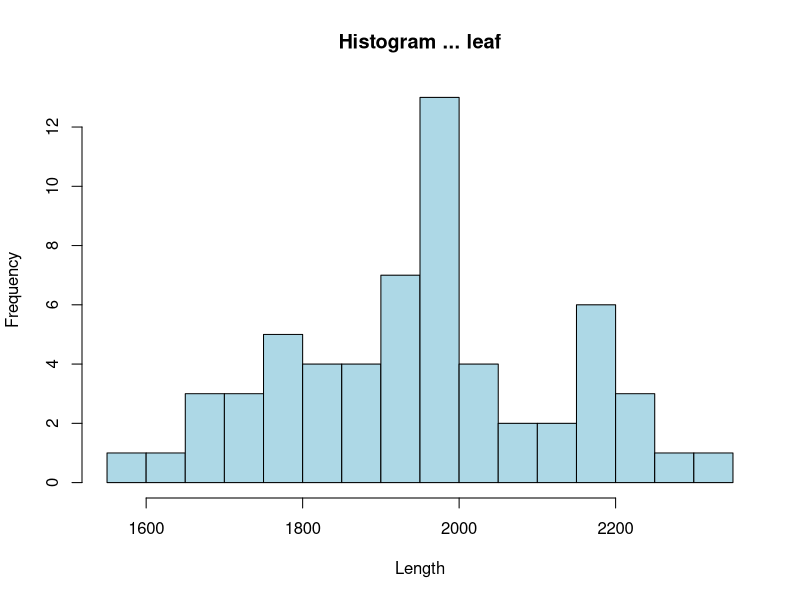
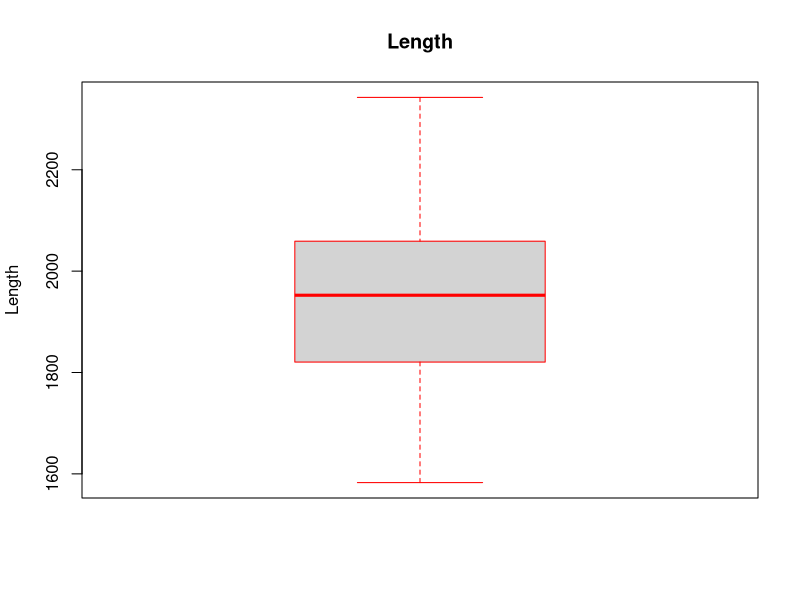
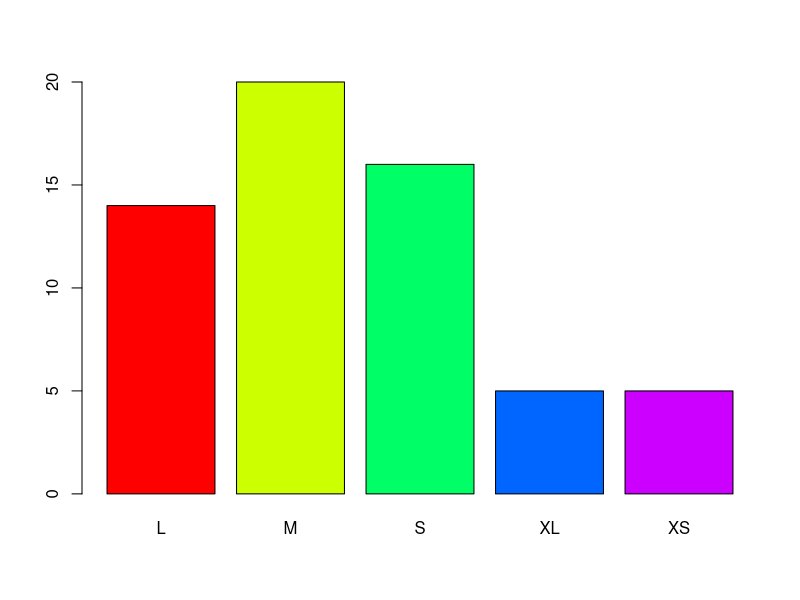
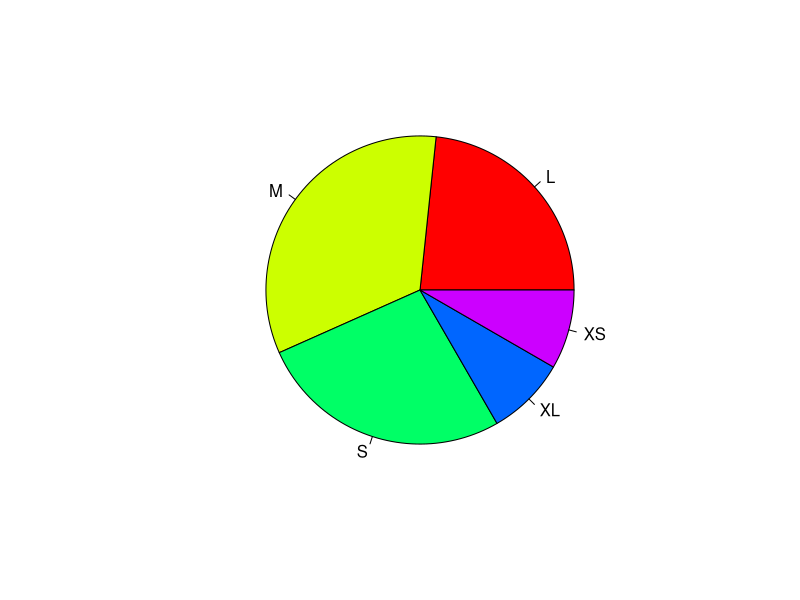

Here is the R script that generated these plots, in order:

# to get the working directory
getwd()

# to set the working directory
setwd('/Users/narcis/Narcis/Project/Courses_Conferences/Bioinformatics_NY/PartII/R_course/')

# to get your dataset in R
my_data <- read.table('./basics_ex.txt', header = TRUE, sep = '\t')

head(my_data) ########## To view the first rows
tail(my_data)

attach(my_data) ######To have direct access to all of the variables in the dataset

my_data[1,]
my_data[,1]
length(my_data)
dim(my_data)
nrow(my_data)
ncol(my_data)

# hist(my_data)  # on numeric columns
range(my_data [,2])  # on numeric columns
range(Length1)  ###Shows the range of data
sort(Length1)
length(Length1) #######Number of observations in dataset
summary(Length1) ####### Gives summary statistics
mean(Length1)
var(Length1)
sd(Length1)
sqrt(var(Length1)) ###The same as sd
hist(Length1, breaks=20, xlab = 'Length',col = "light blue", main='Histogram ... leaf') ########Histogram. R automatically decides about the breaks, but you can also specify it :)
###### main defines the title
??hist

round(sd(Length1), 2) ###To round the results, 1,2,... shows the decimal

boxplot(Length1, range = 0, main='Length', ylab='Length', border = rainbow(4)) #####without Range=0, the minimum and maximum interfaces (outliers?) are not shown
##### border defines the color of the boxplot

table(Length1) ######For categorical data, shows the number of each level
counts= table(Size)
sizes=c("L", "M", "S", "XL", "XS")
barplot(counts, col = rainbow(5), names.arg = sizes) ##### rainbow makes color of (here) 5
pie(counts, col=rainbow(5), label = sizes)

#
# Practice: basic math is easy in R
3+5                
12/7

weight_kg <- 55      # assigns values on the right to the object on the left

#Rules for objects
#Cannot start with a number; case sensitive; cannot be fundamental functions

2.2*weight_kg

weight_lb <- 2.2*weight_kg    
weight_kg <- 100                  #what is weight_lb now?

sample(1:41,1) #pick a number
#
